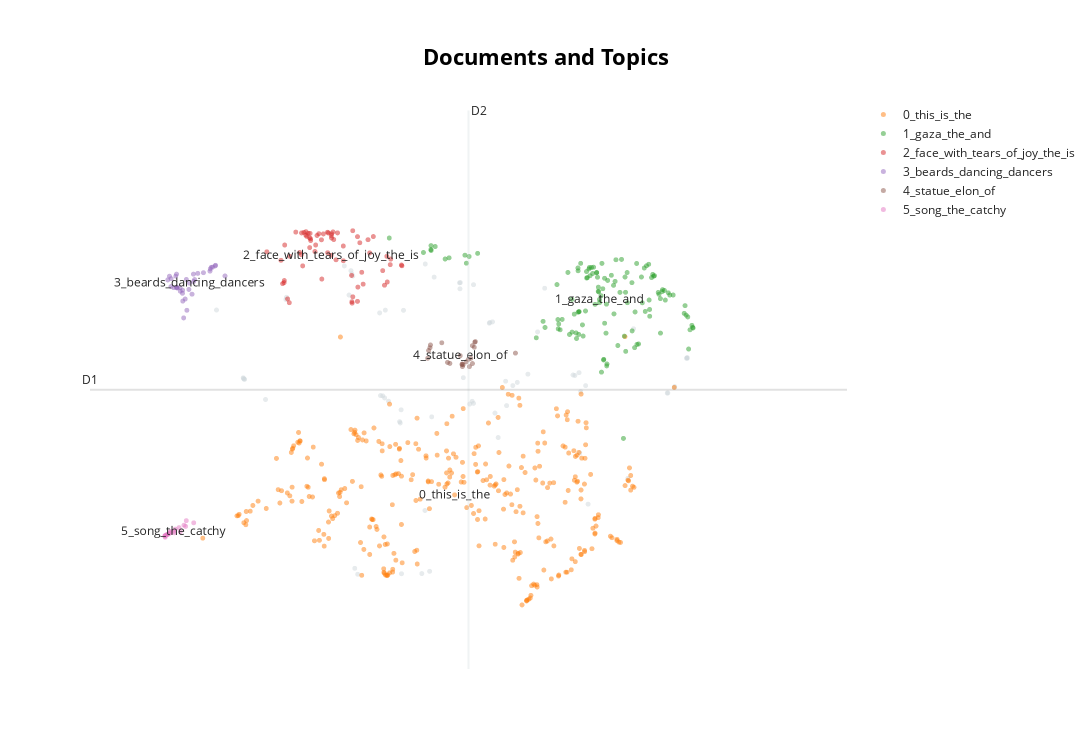
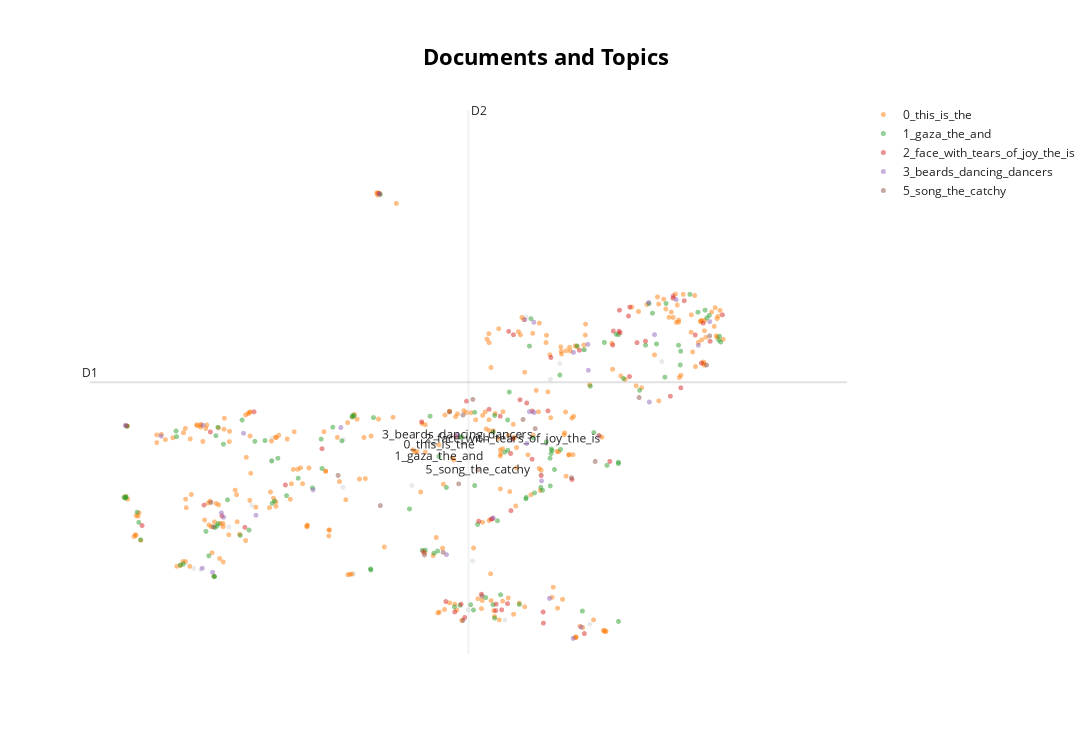

Here is the notebook cell these charts were saved with, in order:
### Code cell
dfs1 = {
    'trump_gaza_1000.csv': dfs['../datasets/youtube-comments\\trump_gaza_1000.csv'], 
    'JH_new_wars_1000': dfs['../datasets/youtube-comments\\JH_new_wars_1000.csv'],
    }
for df_name, df in dfs1.items():
    print(f"Processing {df_name}...")
    topics, probs = bertopic_model.transform(df['cleaned_text'].tolist())
    fig = bertopic_model.visualize_documents(docs=df['cleaned_text'].tolist(), topics=topics, custom_labels=df['text'].tolist())
    fig.show()
